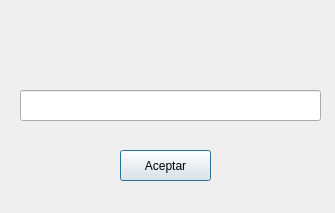
<?xml version="1.0" encoding="UTF-8"?>
<ui version="4.0">
 <class>Dialog</class>
 <widget class="QDialog" name="Dialog">
  <property name="geometry">
   <rect>
    <x>0</x>
    <y>0</y>
    <width>335</width>
    <height>213</height>
   </rect>
  </property>
  <property name="windowTitle">
   <string>Dialog</string>
  </property>
  <widget class="QLabel" name="text">
   <property name="geometry">
    <rect>
     <x>20</x>
     <y>30</y>
     <width>301</width>
     <height>31</height>
    </rect>
   </property>
   <property name="font">
    <font>
     <pointsize>14</pointsize>
     <weight>75</weight>
     <bold>true</bold>
    </font>
   </property>
   <property name="text">
    <string/>
   </property>
   <property name="alignment">
    <set>Qt::AlignCenter</set>
   </property>
  </widget>
  <widget class="QPushButton" name="aceptar">
   <property name="geometry">
    <rect>
     <x>120</x>
     <y>150</y>
     <width>91</width>
     <height>31</height>
    </rect>
   </property>
   <property name="text">
    <string>Aceptar</string>
   </property>
  </widget>
  <widget class="QLineEdit" name="entrada">
   <property name="geometry">
    <rect>
     <x>20</x>
     <y>90</y>
     <width>301</width>
     <height>31</height>
    </rect>
   </property>
  </widget>
  <widget class="QLabel" name="nombreA">
   <property name="geometry">
    <rect>
     <x>20</x>
     <y>90</y>
     <width>301</width>
     <height>31</height>
    </rect>
   </property>
   <property name="font">
    <font>
     <pointsize>14</pointsize>
     <weight>75</weight>
     <bold>true</bold>
    </font>
   </property>
   <property name="text">
    <string/>
   </property>
   <property name="alignment">
    <set>Qt::AlignCenter</set>
   </property>
  </widget>
  <zorder>nombreA</zorder>
  <zorder>text</zorder>
  <zorder>aceptar</zorder>
  <zorder>entrada</zorder>
 </widget>
 <resources/>
 <connections/>
</ui>
